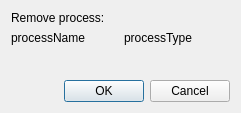
<?xml version="1.0" encoding="UTF-8"?>
<ui version="4.0">
 <class>Dialog</class>
 <widget class="QDialog" name="Dialog">
  <property name="geometry">
   <rect>
    <x>0</x>
    <y>0</y>
    <width>241</width>
    <height>113</height>
   </rect>
  </property>
  <property name="windowTitle">
   <string>Remove process?</string>
  </property>
  <layout class="QGridLayout" name="gridLayout">
   <item row="0" column="0">
    <layout class="QVBoxLayout" name="verticalLayout">
     <item>
      <widget class="QLabel" name="removeLabel">
       <property name="text">
        <string>Remove process:</string>
       </property>
      </widget>
     </item>
     <item>
      <layout class="QHBoxLayout" name="horizontalLayout">
       <item>
        <widget class="QLabel" name="processNameLabel">
         <property name="text">
          <string>processName</string>
         </property>
        </widget>
       </item>
       <item>
        <widget class="QLabel" name="processTypeLabel">
         <property name="text">
          <string>processType</string>
         </property>
        </widget>
       </item>
      </layout>
     </item>
     <item>
      <spacer name="verticalSpacer">
       <property name="orientation">
        <enum>Qt::Vertical</enum>
       </property>
       <property name="sizeHint" stdset="0">
        <size>
         <width>20</width>
         <height>40</height>
        </size>
       </property>
      </spacer>
     </item>
     <item>
      <widget class="QDialogButtonBox" name="buttonBox">
       <property name="orientation">
        <enum>Qt::Horizontal</enum>
       </property>
       <property name="standardButtons">
        <set>QDialogButtonBox::Cancel|QDialogButtonBox::Ok</set>
       </property>
      </widget>
     </item>
    </layout>
   </item>
  </layout>
 </widget>
 <resources/>
 <connections>
  <connection>
   <sender>buttonBox</sender>
   <signal>accepted()</signal>
   <receiver>Dialog</receiver>
   <slot>accept()</slot>
   <hints>
    <hint type="sourcelabel">
     <x>248</x>
     <y>254</y>
    </hint>
    <hint type="destinationlabel">
     <x>157</x>
     <y>274</y>
    </hint>
   </hints>
  </connection>
  <connection>
   <sender>buttonBox</sender>
   <signal>rejected()</signal>
   <receiver>Dialog</receiver>
   <slot>reject()</slot>
   <hints>
    <hint type="sourcelabel">
     <x>316</x>
     <y>260</y>
    </hint>
    <hint type="destinationlabel">
     <x>286</x>
     <y>274</y>
    </hint>
   </hints>
  </connection>
 </connections>
</ui>
